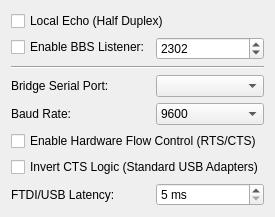
       <widget class="QWidget" name="tab_R3">
        <attribute name="title">
         <string>R3: (Serial)</string>
        </attribute>
        <layout class="QFormLayout" name="formLayout_R3">
         <item row="0" column="0" colspan="2">
          <widget class="QCheckBox" name="modemLocalEchoBox_R3">
           <property name="text">
            <string>Local Echo (Half Duplex)</string>
           </property>
          </widget>
         </item>
         <item row="1" column="0">
          <widget class="QCheckBox" name="enableBbsPort_R3">
           <property name="text">
            <string>Enable BBS Listener:</string>
           </property>
          </widget>
         </item>
         <item row="1" column="1">
          <widget class="QSpinBox" name="bbsPortBox_R3">
           <property name="minimum">
            <number>1025</number>
           </property>
           <property name="maximum">
            <number>65000</number>
           </property>
           <property name="value">
            <number>2302</number>
           </property>
          </widget>
         </item>
         <item row="2" column="0" colspan="2">
          <widget class="Line" name="line_R3">
           <property name="orientation">
            <enum>Qt::Orientation::Horizontal</enum>
           </property>
          </widget>
         </item>
         <item row="3" column="0">
          <widget class="QLabel" name="modemPortLabel_R3">
           <property name="text">
            <string>Bridge Serial Port:</string>
           </property>
          </widget>
         </item>
         <item row="3" column="1">
          <widget class="QComboBox" name="modemPortComboBox_R3"/>
         </item>
         <item row="4" column="0">
          <widget class="QLabel" name="modemBaudLabel_R3">
           <property name="text">
            <string>Baud Rate:</string>
           </property>
          </widget>
         </item>
         <item row="4" column="1">
          <widget class="QComboBox" name="modemBaudComboBox_R3">
           <item>
            <property name="text">
             <string>9600</string>
            </property>
           </item>
           <item>
            <property name="text">
             <string>19200</string>
            </property>
           </item>
           <item>
            <property name="text">
             <string>38400</string>
            </property>
           </item>
          </widget>
         </item>
         <item row="5" column="0" colspan="2">
          <widget class="QCheckBox" name="modemFlowControlBox_R3">
           <property name="text">
            <string>Enable Hardware Flow Control (RTS/CTS)</string>
           </property>
          </widget>
         </item>
         <item row="6" column="0" colspan="2">
          <widget class="QCheckBox" name="modemInvertCtsBox_R3">
           <property name="text">
            <string>Invert CTS Logic (Standard USB Adapters)</string>
           </property>
          </widget>
         </item>
         <item row="7" column="0">
          <widget class="QLabel" name="label_streamGuardDelay_R3">
           <property name="text">
            <string>FTDI/USB Latency:</string>
           </property>
          </widget>
         </item>
         <item row="7" column="1">
          <widget class="QSpinBox" name="sbStreamGuardDelay_R3">
           <property name="suffix">
            <string> ms</string>
           </property>
           <property name="minimum">
            <number>5</number>
           </property>
           <property name="maximum">
            <number>250</number>
           </property>
          </widget>
         </item>
        </layout>
       </widget>
